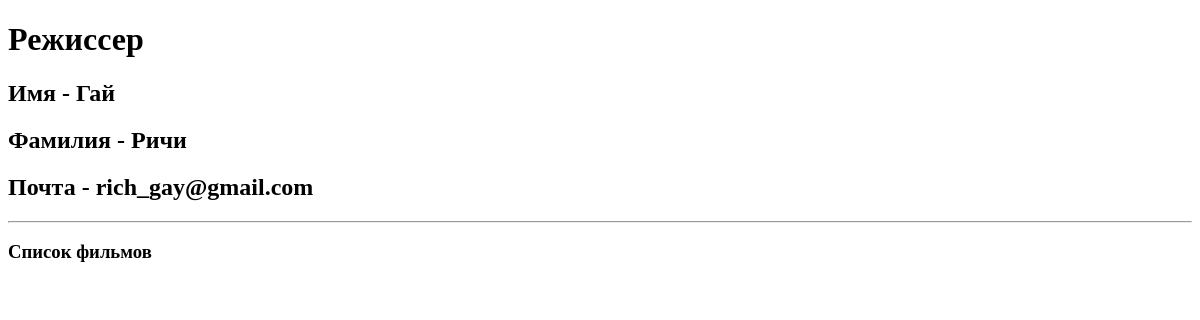
/directors/3, run on an earlier commit of the app's database.
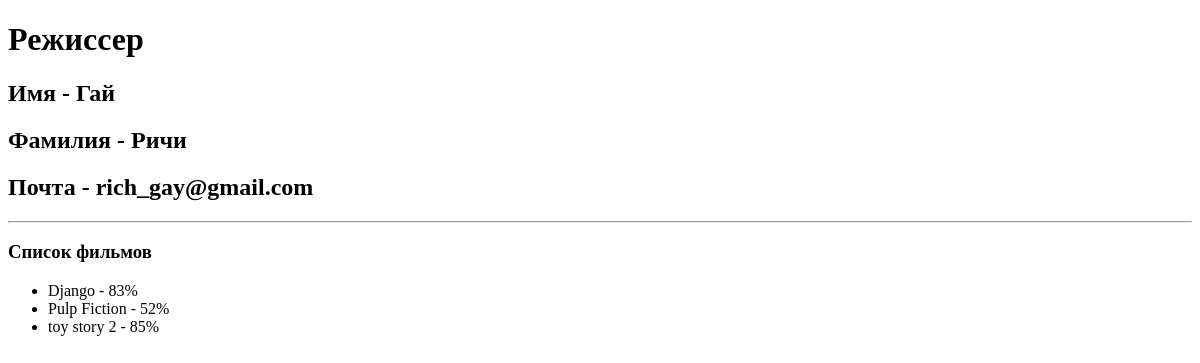
And on a later commit of the database.
### movie_app/models.py (models this page shows, shortened)
class Movie(models.Model):
    EUR = 'EUR'
    USD = 'USD'
    RUB = 'RUB'
    CURRENCY_CHOICES = [
        (EUR, 'Euro'),
        (USD, 'Dollar'),
        (RUB, 'Rubles'),
    ]
    name = models.CharField(max_length=40)
    rating = models.IntegerField(validators=[MinValueValidator(1), MaxValueValidator(100)])
    year = models.IntegerField(null=True, blank=True)
    budget = models.IntegerField(default=1000000, blank=True, validators=[MinValueValidator(1)])
    currency = models.CharField(max_length=3, choices=CURRENCY_CHOICES, default=RUB)
    slug = models.SlugField(default='', null=False, db_index=False)
    director = models.ForeignKey(Director, on_delete=models.CASCADE, null=True, related_name='movies')
    actors = models.ManyToManyField(Actor)
    def __str__(self):
        return f'{self.name} - {self.rating}%'

### movie_app/views.py (the view)
# urls.py: path('directors/<int:id>', views.show_one_director, name='director-detail'),
def show_one_director(request, id: int):
    director = get_object_or_404(Director, id=id)
    data = {
        'director': director
    }
    return render(request, 'movie_app/one_director.html', context=data)

### movie_app/templates/movie_app/one_director.html (shortened to what this page needs)
{% extends 'movie_app/base.html' %}
{% block content %}
    <h1>Режиссер</h1>
    <h2>Имя - {{ director.first_name }}</h2>
    <h2>Фамилия - {{ director.last_name }}</h2>
    <h2>Почта - {{ director.director_email }}</h2>
    <hr>
    <h3>Список фильмов</h3>
    <ul>
        {% for movie in director.movies.all %}
            <li>{{ movie }}</li>
        {% endfor %}
    </ul>
{% endblock %}

What changed in the data, as far as the page shows it:
now on this page (row edited): Movie: name+rating "Django - 83%"
now on this page (row edited): Movie: name+rating "Pulp Fiction - 52%"
now on this page (row edited): Movie: name+rating "toy story 2 - 85%"
